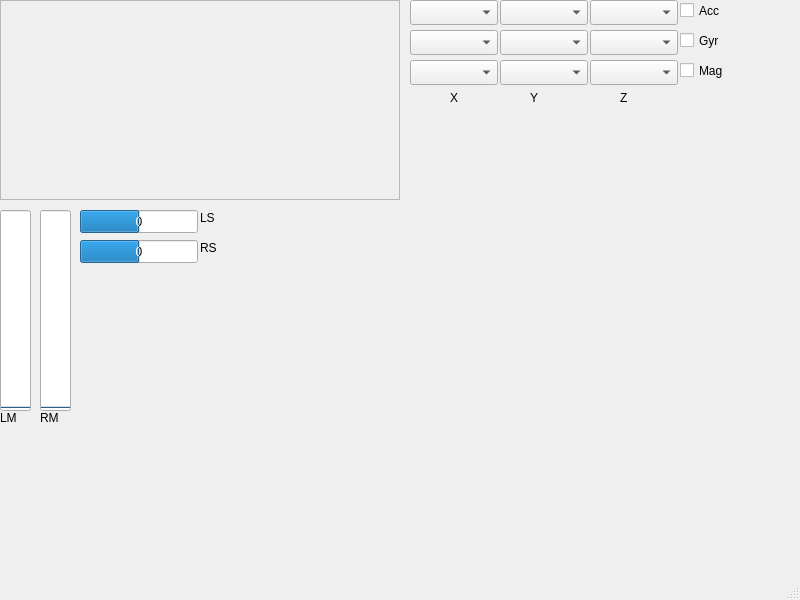
<?xml version="1.0" encoding="UTF-8"?>
<ui version="4.0">
 <class>MainWindow</class>
 <widget class="QMainWindow" name="MainWindow">
  <property name="geometry">
   <rect>
    <x>0</x>
    <y>0</y>
    <width>800</width>
    <height>600</height>
   </rect>
  </property>
  <property name="windowTitle">
   <string>MainWindow</string>
  </property>
  <widget class="QWidget" name="centralwidget">
   <widget class="QwtPlot" name="qwtPlot">
    <property name="geometry">
     <rect>
      <x>0</x>
      <y>0</y>
      <width>400</width>
      <height>200</height>
     </rect>
    </property>
    <property name="mouseTracking">
     <bool>true</bool>
    </property>
    <property name="frameShape">
     <enum>QFrame::StyledPanel</enum>
    </property>
    <property name="frameShadow">
     <enum>QFrame::Plain</enum>
    </property>
    <property name="lineWidth">
     <number>1</number>
    </property>
    <property name="midLineWidth">
     <number>1</number>
    </property>
    <property name="propertiesDocument" stdset="0">
     <string/>
    </property>
   </widget>
   <widget class="KDialog" name="ImageDialog">
    <property name="geometry">
     <rect>
      <x>490</x>
      <y>460</y>
      <width>193</width>
      <height>44</height>
     </rect>
    </property>
   </widget>
   <widget class="KColorCombo" name="kcolorcombo">
    <property name="geometry">
     <rect>
      <x>410</x>
      <y>0</y>
      <width>88</width>
      <height>25</height>
     </rect>
    </property>
   </widget>
   <widget class="KColorCombo" name="kcolorcombo_2">
    <property name="geometry">
     <rect>
      <x>410</x>
      <y>30</y>
      <width>88</width>
      <height>25</height>
     </rect>
    </property>
   </widget>
   <widget class="KColorCombo" name="kcolorcombo_3">
    <property name="geometry">
     <rect>
      <x>590</x>
      <y>0</y>
      <width>88</width>
      <height>25</height>
     </rect>
    </property>
   </widget>
   <widget class="KColorCombo" name="kcolorcombo_4">
    <property name="geometry">
     <rect>
      <x>500</x>
      <y>30</y>
      <width>88</width>
      <height>25</height>
     </rect>
    </property>
   </widget>
   <widget class="KColorCombo" name="kcolorcombo_5">
    <property name="geometry">
     <rect>
      <x>500</x>
      <y>0</y>
      <width>88</width>
      <height>25</height>
     </rect>
    </property>
   </widget>
   <widget class="KColorCombo" name="kcolorcombo_6">
    <property name="geometry">
     <rect>
      <x>590</x>
      <y>30</y>
      <width>88</width>
      <height>25</height>
     </rect>
    </property>
   </widget>
   <widget class="KColorCombo" name="kcolorcombo_7">
    <property name="geometry">
     <rect>
      <x>500</x>
      <y>60</y>
      <width>88</width>
      <height>25</height>
     </rect>
    </property>
   </widget>
   <widget class="KColorCombo" name="kcolorcombo_8">
    <property name="geometry">
     <rect>
      <x>590</x>
      <y>60</y>
      <width>88</width>
      <height>25</height>
     </rect>
    </property>
   </widget>
   <widget class="KColorCombo" name="kcolorcombo_9">
    <property name="geometry">
     <rect>
      <x>410</x>
      <y>60</y>
      <width>88</width>
      <height>25</height>
     </rect>
    </property>
   </widget>
   <widget class="KSqueezedTextLabel" name="ksqueezedtextlabel_4">
    <property name="geometry">
     <rect>
      <x>450</x>
      <y>90</y>
      <width>124</width>
      <height>15</height>
     </rect>
    </property>
    <property name="text">
     <string>X</string>
    </property>
   </widget>
   <widget class="KSqueezedTextLabel" name="ksqueezedtextlabel_5">
    <property name="geometry">
     <rect>
      <x>530</x>
      <y>90</y>
      <width>124</width>
      <height>15</height>
     </rect>
    </property>
    <property name="text">
     <string>Y</string>
    </property>
   </widget>
   <widget class="KSqueezedTextLabel" name="ksqueezedtextlabel_6">
    <property name="geometry">
     <rect>
      <x>620</x>
      <y>90</y>
      <width>124</width>
      <height>15</height>
     </rect>
    </property>
    <property name="text">
     <string>Z</string>
    </property>
   </widget>
   <widget class="QCheckBox" name="checkBox">
    <property name="geometry">
     <rect>
      <x>680</x>
      <y>0</y>
      <width>91</width>
      <height>21</height>
     </rect>
    </property>
    <property name="text">
     <string>Acc</string>
    </property>
   </widget>
   <widget class="QCheckBox" name="checkBox_2">
    <property name="geometry">
     <rect>
      <x>680</x>
      <y>30</y>
      <width>91</width>
      <height>21</height>
     </rect>
    </property>
    <property name="text">
     <string>Gyr</string>
    </property>
   </widget>
   <widget class="QCheckBox" name="checkBox_3">
    <property name="geometry">
     <rect>
      <x>680</x>
      <y>60</y>
      <width>91</width>
      <height>21</height>
     </rect>
    </property>
    <property name="text">
     <string>Mag</string>
    </property>
   </widget>
   <widget class="QProgressBar" name="progressBar">
    <property name="geometry">
     <rect>
      <x>0</x>
      <y>210</y>
      <width>31</width>
      <height>201</height>
     </rect>
    </property>
    <property name="maximum">
     <number>20</number>
    </property>
    <property name="value">
     <number>0</number>
    </property>
    <property name="orientation">
     <enum>Qt::Vertical</enum>
    </property>
   </widget>
   <widget class="QProgressBar" name="progressBar_2">
    <property name="geometry">
     <rect>
      <x>40</x>
      <y>210</y>
      <width>31</width>
      <height>201</height>
     </rect>
    </property>
    <property name="maximum">
     <number>20</number>
    </property>
    <property name="value">
     <number>0</number>
    </property>
    <property name="orientation">
     <enum>Qt::Vertical</enum>
    </property>
   </widget>
   <widget class="QProgressBar" name="progressBar_3">
    <property name="geometry">
     <rect>
      <x>80</x>
      <y>210</y>
      <width>118</width>
      <height>23</height>
     </rect>
    </property>
    <property name="layoutDirection">
     <enum>Qt::LeftToRight</enum>
    </property>
    <property name="autoFillBackground">
     <bool>false</bool>
    </property>
    <property name="minimum">
     <number>-60</number>
    </property>
    <property name="maximum">
     <number>60</number>
    </property>
    <property name="value">
     <number>0</number>
    </property>
    <property name="invertedAppearance">
     <bool>false</bool>
    </property>
    <property name="textDirection">
     <enum>QProgressBar::TopToBottom</enum>
    </property>
    <property name="format">
     <string>%v</string>
    </property>
   </widget>
   <widget class="QProgressBar" name="progressBar_4">
    <property name="geometry">
     <rect>
      <x>80</x>
      <y>240</y>
      <width>118</width>
      <height>23</height>
     </rect>
    </property>
    <property name="layoutDirection">
     <enum>Qt::LeftToRight</enum>
    </property>
    <property name="autoFillBackground">
     <bool>false</bool>
    </property>
    <property name="minimum">
     <number>-60</number>
    </property>
    <property name="maximum">
     <number>60</number>
    </property>
    <property name="value">
     <number>0</number>
    </property>
    <property name="invertedAppearance">
     <bool>false</bool>
    </property>
    <property name="textDirection">
     <enum>QProgressBar::TopToBottom</enum>
    </property>
    <property name="format">
     <string>%v</string>
    </property>
   </widget>
   <widget class="KSqueezedTextLabel" name="ksqueezedtextlabel">
    <property name="geometry">
     <rect>
      <x>0</x>
      <y>410</y>
      <width>124</width>
      <height>15</height>
     </rect>
    </property>
    <property name="text">
     <string>LM</string>
    </property>
   </widget>
   <widget class="KSqueezedTextLabel" name="ksqueezedtextlabel_2">
    <property name="geometry">
     <rect>
      <x>40</x>
      <y>410</y>
      <width>124</width>
      <height>15</height>
     </rect>
    </property>
    <property name="text">
     <string>RM</string>
    </property>
   </widget>
   <widget class="KSqueezedTextLabel" name="ksqueezedtextlabel_3">
    <property name="geometry">
     <rect>
      <x>200</x>
      <y>210</y>
      <width>124</width>
      <height>15</height>
     </rect>
    </property>
    <property name="text">
     <string>LS</string>
    </property>
   </widget>
   <widget class="KSqueezedTextLabel" name="ksqueezedtextlabel_7">
    <property name="geometry">
     <rect>
      <x>200</x>
      <y>240</y>
      <width>124</width>
      <height>15</height>
     </rect>
    </property>
    <property name="text">
     <string>RS</string>
    </property>
   </widget>
  </widget>
  <widget class="QMenuBar" name="menubar">
   <property name="geometry">
    <rect>
     <x>0</x>
     <y>0</y>
     <width>800</width>
     <height>25</height>
    </rect>
   </property>
  </widget>
  <widget class="QStatusBar" name="statusbar"/>
 </widget>
 <customwidgets>
  <customwidget>
   <class>QwtPlot</class>
   <extends>QFrame</extends>
   <header>qwt_plot.h</header>
  </customwidget>
  <customwidget>
   <class>KDialog</class>
   <extends>QDialog</extends>
   <header>kdialog.h</header>
   <container>1</container>
  </customwidget>
  <customwidget>
   <class>KColorCombo</class>
   <extends>QComboBox</extends>
   <header>kcolorcombo.h</header>
  </customwidget>
  <customwidget>
   <class>KSqueezedTextLabel</class>
   <extends>QLabel</extends>
   <header>ksqueezedtextlabel.h</header>
  </customwidget>
 </customwidgets>
 <resources/>
 <connections/>
</ui>
